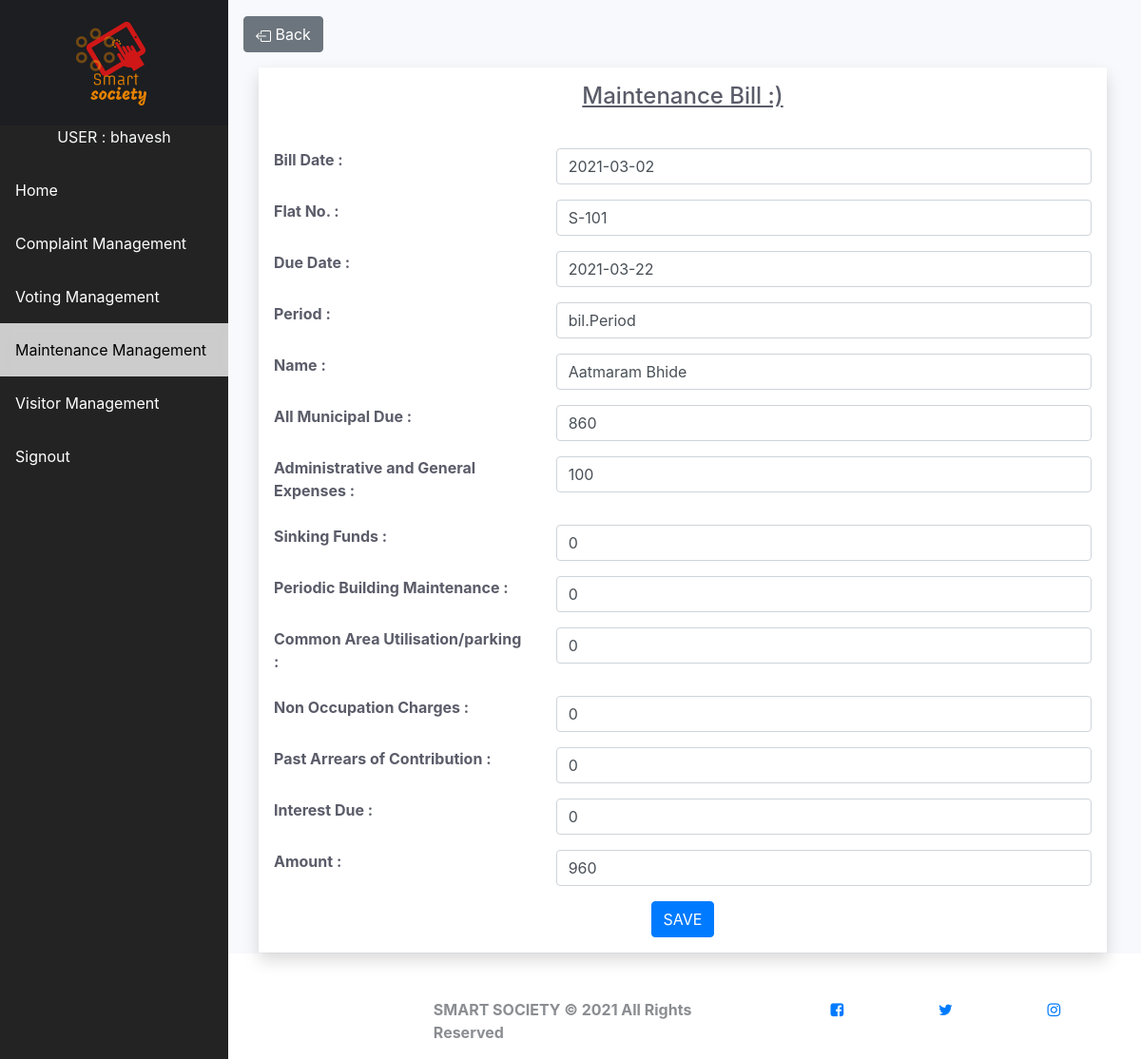
The app's page /security/bilupdate/36 (signed in) with its own data.
### security/models.py (models this page shows, shortened)
class Maintenance(models.Model):
	main_id = models.AutoField(primary_key=True)
	bill_date = models.DateField()
	Flat_no = models.CharField(max_length=10, default='')
	Due_date = models.DateField()
	Period = models.CharField(max_length=30, default='')
	Name = models.CharField(max_length=70)
	All_municiple_due = models.CharField(max_length=20, default='')
	Adminis_general_expenses = models.CharField(max_length=20, default='')
	Sinking_funds = models.CharField(max_length=20, default='')
	Periodic_build_mainten = models.CharField(max_length=20, default='')
	CAU_parking = models.CharField(max_length=20, default='')
	Non_Ocupancy_charg_miscelnous = models.CharField(max_length=20, default='')
	Past_areas_contribution = models.CharField(max_length=20, default='')
	Interest_due = models.CharField(max_length=20, default='')
	Amount = models.IntegerField(default=0)

### security/views.py (the view)
# urls.py: path('bilupdate/<int:main_id>', views.bilupdate, name='billupdate'),
def bilupdate(request, main_id):
	b = Maintenance(main_id=main_id)
	if request.method=='POST':
		b.bill_date = request.POST.get("billdate", '')
		b.Flat_no = request.POST.get("flatno", '')
		b.Due_date = request.POST.get("duedate", '')
		b.Period = request.POST.get("period", '')
		b.Name = request.POST.get("nname", '')
		b.All_municiple_due = request.POST.get("amd", '')
		b.Adminis_general_expenses = request.POST.get("age", '')
		b.Sinking_funds = request.POST.get("sf", '')
		b.Periodic_build_mainten = request.POST.get("pbm", '')
		b.CAU_parking = request.POST.get("cau", '')
		b.Non_Ocupancy_charg_miscelnous = request.POST.get("noc", '')
		b.Past_areas_contribution = request.POST.get("pac", '')
		b.Interest_due = request.POST.get("intd", '')
		b.Amount = request.POST.get("amt", '')
		b.save()
		list11 = Maintenance.objects.filter(main_id=main_id)
		return redirect('/security/billview/')
	else:
		list11 = Maintenance.objects.filter(main_id=main_id)
		return render(request, 'security/bilupdate.html', { 'bil' : list11[0] })

### security/templates/security/bilupdate.html (shortened to what this page needs)
{% extends 'society/dashboard.html' %}
{% block body %}
{% if user.is_authenticated %}
  {% load static %}
  <div class="sidebar">
    <a class="text-center" id="lgo" href="http://127.0.0.1:8000/security/home/">
    <img src="{% static 'society/logo.png' %}" height="100vh" ></a>
    <p class="text-light text-center" >USER : {{ request.user }}</p>
    <a href="http://127.0.0.1:8000/security/home/">Home</a>
    <a href="http://127.0.0.1:8000/security/complain/">Complaint Management</a>
    <a href="http://127.0.0.1:8000/security/voting/">Voting Management</a>
    <a class="active" href="/security/main/">Maintenance Management</a>
    <a href="/security/visit/">Visitor Management</a>
    <a href="http://127.0.0.1:8000/society/logout/">Signout</a>
  </div>
  <div class="content">
    <section>
      <a href="/security/billgenerat/" class="btn btn-secondary my-3">
        Back
      </a>
    </section>
    			<section class="mx-3 shadow" id="bilform">
	                    <h4 class="text-center py-3"><u>Maintenance Bill :)</u></h4>
                      <div class="modal-body">
                        <form action="/security/bilupdate/{{bil.main_id}}" method="POST" enctype="multipart/form-data">
                          <div class="form-group row">
                            <div class="col-md-4"><label for="billdate">Bill Date :</label></div>
                            <div class="col-md-8"><input type="text" class="form-control" value="{{ bil.bill_date|date:'Y-m-d'}}" autocomplete="off" name="billdate" required="required"></div>
                          </div>
                          <div class="form-group row">
                            <div class="col-md-4"><label for="flatno">Flat No. :</label></div>
                            <div class="col-md-8"><input type="tel" class="form-control" value="{{ bil.Flat_no }}" autocomplete="off" name="flatno" required="required"></div>
                          </div>
                          <div class="form-group row">
                            <div class="col-md-4"><label for="duedate">Due Date :</label></div>
                            <div class="col-md-8"><input type="text" class="form-control" value="{{ bil.Due_date|date:'Y-m-d' }}" autocomplete="off" name="duedate" required="required"></div>
                          </div>
                          <div class="form-group row">
                            <div class="col-md-4"><label for="period">Period :</label></div>
                            <div class="col-md-8"><input type="text" class="form-control" value="bil.Period" autocomplete="off" name="period" required="required"></div>
                          </div>
                          <div class="form-group row">
                            <div class="col-md-4"><label for="nname">Name :</label></div>
                            <div class="col-md-8"><input type="text" class="form-control" value="{{ bil.Name }}" autocomplete="off" name="nname" required="required"></div>
                          </div>
                          <div class="form-group row">
                            <div class="col-md-4"><label for="amd">All Municipal Due :</label></div>
                            <div class="col-md-8"><input type="tel" class="form-control" autocomplete="off" name="amd" required="required" value="{{ bil.All_municiple_due }}"></div>
                          </div>
                          <div class="form-group row">
                            <div class="col-md-4"><label for="age">Administrative and General Expenses :</label></div>
                            <div class="col-md-8"><input type="tel" class="form-control" autocomplete="off" name="age" required="required" value="{{ bil.Adminis_general_expenses }}"></div>
                          </div>
                          <div class="form-group row">
                            <div class="col-md-4"><label for="sf">Sinking Funds :</label></div>
                            <div class="col-md-8"><input type="tel" class="form-control"   autocomplete="off" name="sf" required="required" value="{{ bil.Sinking_funds }}"></div>
                          </div>
                          <div class="form-group row">
                            <div class="col-md-4"><label for="pbm ">Periodic Building Maintenance :</label></div>
                            <div class="col-md-8"><input type="tel" class="form-control" autocomplete="off" name="pbm" required="required" value="{{ bil.Periodic_build_mainten}}"></div>
                          </div>
                          <div class="form-group row">
                            <div class="col-md-4"><label for="cau">Common Area Utilisation/parking :</label></div>
                            <div class="col-md-8"><input type="tel" class="form-control" autocomplete="off" name="cau" required="required" value="{{ bil.CAU_parking }}"></div>
                          </div>
                          <div class="form-group row">
                            <div class="col-md-4"><label for="noc">Non Occupation Charges :</label></div>
                            <div class="col-md-8"><input type="tel" class="form-control" autocomplete="off" name="noc" required="required" value="{{ bil.Non_Ocupancy_charg_miscelnous }}"></div>
                          </div>
                          <div class="form-group row">
                            <div class="col-md-4"><label for="pac">Past Arrears of Contribution :</label></div>
                            <div class="col-md-8"><input type="tel" class="form-control" autocomplete="off" name="pac" required="required" value="{{ bil.Past_areas_contribution }}"></div>
                          </div>
                          <div class="form-group row">
                            <div class="col-md-4"><label for="intd">Interest Due :</label></div>
                            <div class="col-md-8"><input type="tel" class="form-control" autocomplete="off" name="intd" required="required" value="{{ bil.Interest_due }}"></div>
                          </div>
                          <div class="form-group row">
                            <div class="col-md-4"><label for="amt">Amount :</label></div>
                            <div class="col-md-8"><input type="tel" class="form-control" autocomplete="off" name="amt" required="required" value="{{ bil.Amount }}"></div>
                          </div>
                          <div class="text-center">
                            <button class="btn btn-primary" data-toggle="modal" data-target="#Register" type="submit">SAVE</button>
                          </div>
                      </form>
                      </div>
                </section>
{% endif %}
{% endblock %}

### records on screen
Maintenance: billdate "2021-03-02", flatno "S-101", duedate "2021-03-22", nname "Aatmaram Bhide", amd "860", age "100", sf "0", pbm "0", cau "0", noc "0", pac "0", intd "0", amt "960"

### other values on screen
{{ request.user }} "bhavesh"
